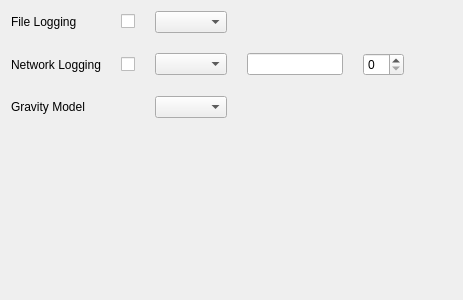
<?xml version="1.0" encoding="UTF-8"?>
<ui version="4.0">
 <class>ImuView</class>
 <widget class="QWidget" name="ImuView">
  <property name="geometry">
   <rect>
    <x>0</x>
    <y>0</y>
    <width>463</width>
    <height>300</height>
   </rect>
  </property>
  <property name="windowTitle">
   <string>Form</string>
  </property>
  <layout class="QGridLayout" name="gridLayout">
   <property name="spacing">
    <number>20</number>
   </property>
   <item row="0" column="2">
    <widget class="QComboBox" name="comboBoxFileLogging"/>
   </item>
   <item row="0" column="5" rowspan="2">
    <spacer name="horizontalSpacer">
     <property name="orientation">
      <enum>Qt::Horizontal</enum>
     </property>
     <property name="sizeHint" stdset="0">
      <size>
       <width>40</width>
       <height>20</height>
      </size>
     </property>
    </spacer>
   </item>
   <item row="1" column="0">
    <widget class="QLabel" name="label_2">
     <property name="text">
      <string>Network Logging</string>
     </property>
    </widget>
   </item>
   <item row="1" column="1">
    <widget class="QCheckBox" name="checkBoxNetworkLogging">
     <property name="text">
      <string/>
     </property>
    </widget>
   </item>
   <item row="1" column="4">
    <widget class="QSpinBox" name="spinBoxNetworkLogging"/>
   </item>
   <item row="1" column="2">
    <widget class="QComboBox" name="comboBoxNetworkLogging"/>
   </item>
   <item row="0" column="1">
    <widget class="QCheckBox" name="checkBoxFileLogging">
     <property name="text">
      <string/>
     </property>
    </widget>
   </item>
   <item row="3" column="0" colspan="6">
    <spacer name="verticalSpacer">
     <property name="orientation">
      <enum>Qt::Vertical</enum>
     </property>
     <property name="sizeHint" stdset="0">
      <size>
       <width>20</width>
       <height>40</height>
      </size>
     </property>
    </spacer>
   </item>
   <item row="1" column="3">
    <widget class="QLineEdit" name="lineEditNetworkLogging"/>
   </item>
   <item row="0" column="0">
    <widget class="QLabel" name="label">
     <property name="text">
      <string>File Logging</string>
     </property>
    </widget>
   </item>
   <item row="2" column="0">
    <widget class="QLabel" name="label_3">
     <property name="text">
      <string>Gravity Model</string>
     </property>
    </widget>
   </item>
   <item row="2" column="2">
    <widget class="QComboBox" name="comboBoxGravityModel"/>
   </item>
  </layout>
 </widget>
 <tabstops>
  <tabstop>checkBoxFileLogging</tabstop>
  <tabstop>comboBoxFileLogging</tabstop>
  <tabstop>checkBoxNetworkLogging</tabstop>
  <tabstop>comboBoxNetworkLogging</tabstop>
  <tabstop>lineEditNetworkLogging</tabstop>
  <tabstop>spinBoxNetworkLogging</tabstop>
  <tabstop>comboBoxGravityModel</tabstop>
 </tabstops>
 <resources/>
 <connections/>
</ui>
